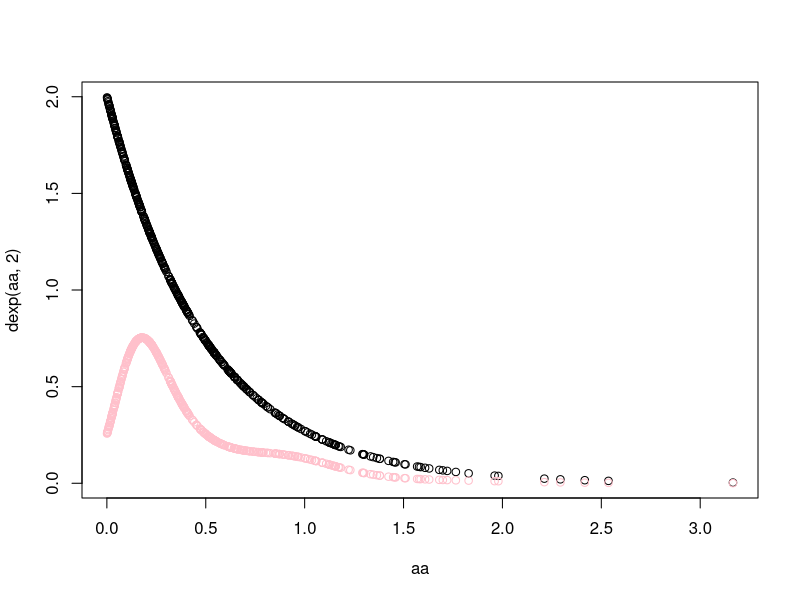
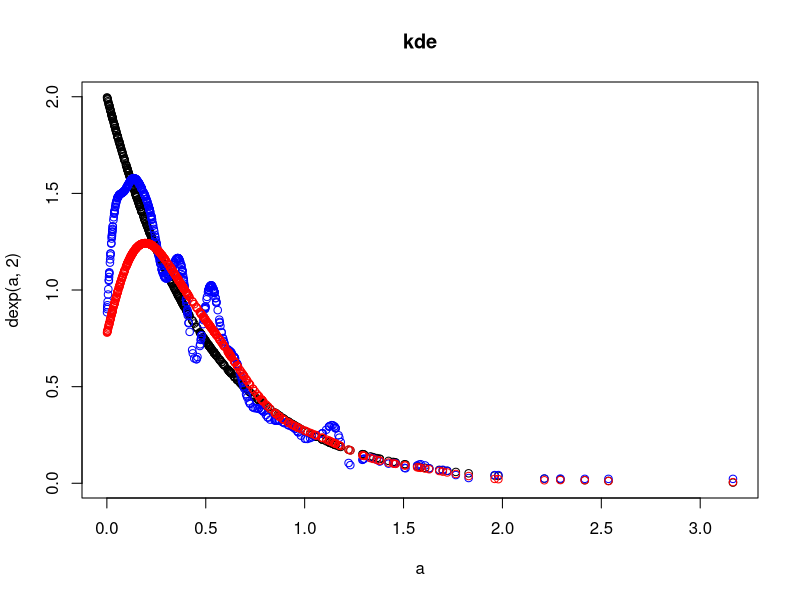
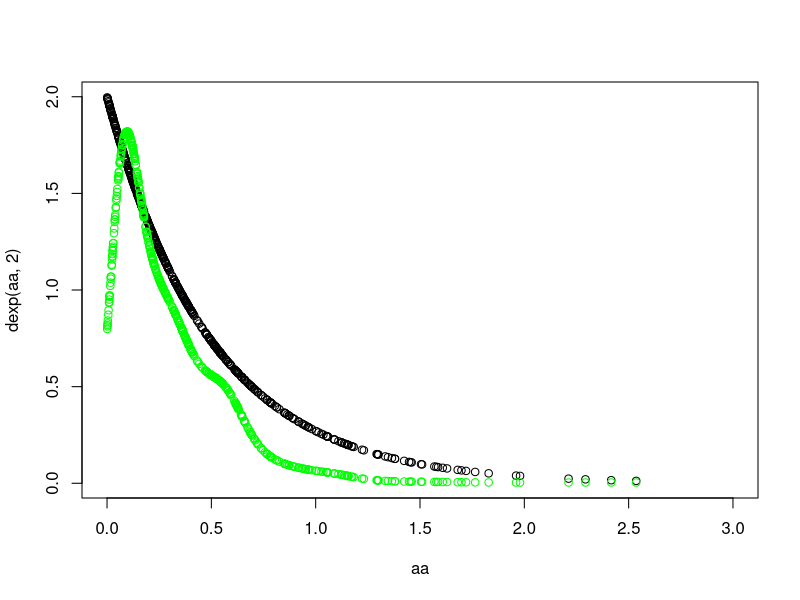
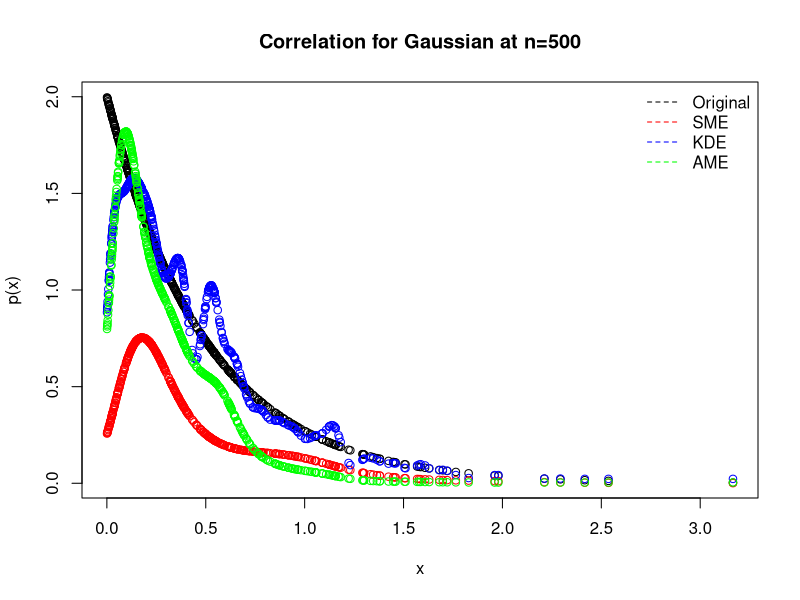
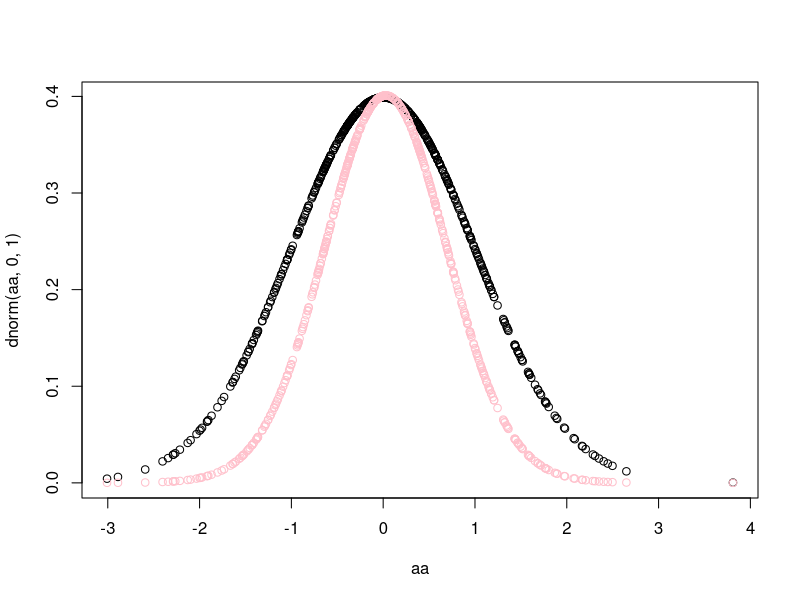
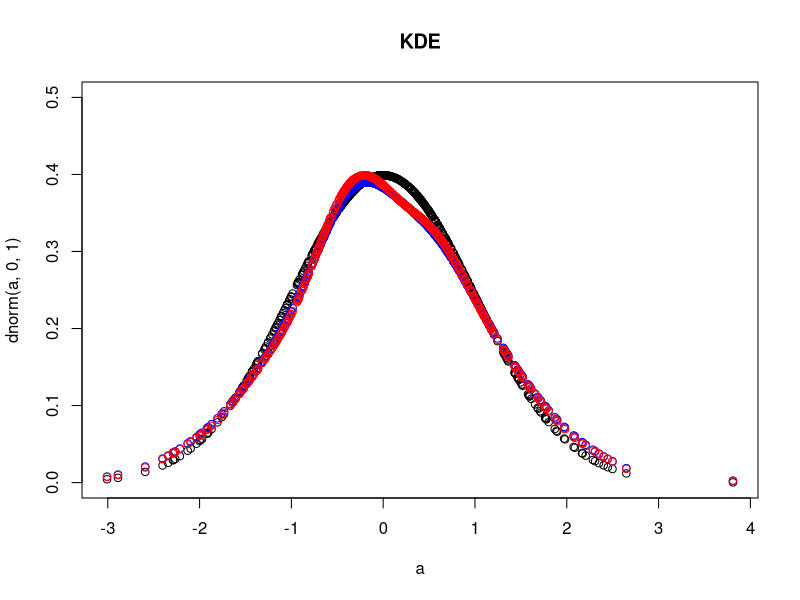
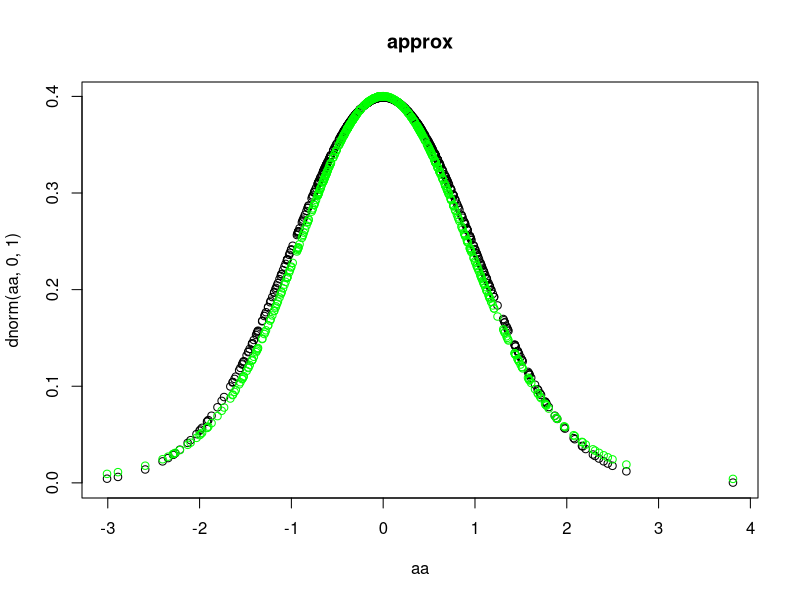
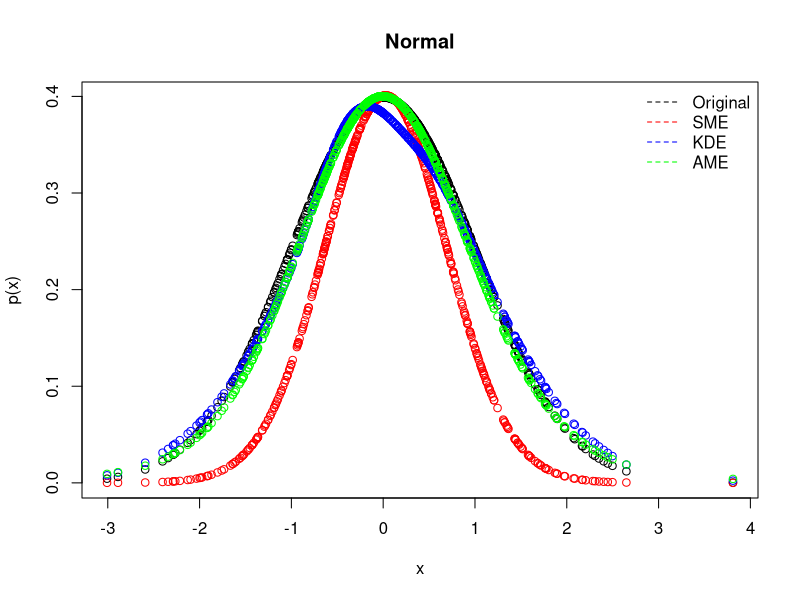

These figures' R source, in order: (Note: a time limit stopped this script after it produced the figures.)
###########exp

n=500
set.seed(1)
xa=xb=rexp(n, 2)
aa=xa
set.seed(1)
anew=rnorm(n, 0, 100)
q=anew

sme_den_exp=function(s,l,xa,aa,q)
{
  
  
  n=length(xa)
  g=matrix(NA,n,n)
  
  for(a in 1:n){
    for(b in 1:n){
      
      
      g[a,b]=exp(-s*(xa[a]-xb[b])^2)*2*(s)*(1-2*s*(xa[a]-xb[b])^2)
      
    }
  }
  
  h1=matrix(NA,n,n)
  for(a in 1:n){
    for(b in 1:n){
      
      h1[a,b]=exp(-s*(xa[a]-xb[b])^2)*4*(s^2)*(3-2*((xa[a]-xb[b])^2))*(xa[a]-xb[b])
    }
  } 
  
  h11=apply(h1,1,sum)/n
  
  h2=matrix(NA,n,n)
  for(a in 1:n){
    for(b in 1:n){
      
      
      h2[a,b]=exp(-s*(xa[a]-xb[b])^2)*2*(s)*(1-2*s*(xa[a]-xb[b])^2)
      
      
    }
  }
  
  
  
  h22=matrix(NA,n,n)
  for(a in 1:n){
    for(b in 1:n){
      
      h22[a,b]=h2[a,b]*(-xb[b]/100)
      
    }
  }  
  
  h222=apply(h22,1,sum)/n
  
  h=h11+h222
  
  
  
  inverse=solve(g+n*l*diag(1,n,n))
  beta=inverse%*%h/l
  
  
  
  k=length(aa)
  
  x1=matrix(NA,n,k)
  for(a in 1:n){
    for(b in 1:k){
      x1[a,b]=exp(-s*(xa[a]-aa[b])^2)*-2*(s)*(xa[a]-aa[b])
      
    }
  }  
  
  
  
  x11=matrix(NA,n,k)
  for(a in 1:n){
    for(b in 1:k){
      
      x11[a,b]=x1[a,b]%*%(-xa[a]/100)
    }
  }  
  
  
  xi1=apply(x11,2,sum)/n
  
  
  x22=matrix(NA,n,k)
  
  for(a in 1:n){
    for(b in 1:k){
      
      x22[a,b]=exp(-s*(xa[a]-aa[b])^2)*2*(s)*(2*s*(xa[a]-aa[b])^2-1)
      
    }
  }  
  
  
  x2=apply(x22,2,sum)/n
  
  xi2=x2
  
  xi=xi1+xi2
  
  
  bx1=matrix(NA,n,k)
  for(i in 1:n){
    for(j in 1:k){
      bx1[i,j]=beta[i]*x1[i,j]
    }
  }
  
  
  f1=-xi/l+ apply(bx1,2,sum)
  
  
  ##################for q
  k=length(q)
  x1=matrix(NA,n,k)
  for(a in 1:n){
    for(b in 1:k){
      x1[a,b]=exp(-s*(xa[a]-q[b])^2)*-2*(s)*(xa[a]-q[b])
      
    }
  }  
  
  
  
  x11=matrix(NA,n,k)
  for(a in 1:n){
    for(b in 1:k){
      
      x11[a,b]=x1[a,b]%*%(-xa[a]/100)
    }
  }  
  
  
  xi1=apply(x11,2,sum)/n
  
  
  x22=matrix(NA,n,k)
  
  for(a in 1:n){
    for(b in 1:k){
      
      x22[a,b]=exp(-s*(xa[a]-q[b])^2)*2*(s)*(2*s*(xa[a]-q[b])^2-1)
      
    }
  }  
  
  
  x2=apply(x22,2,sum)/n
  
  xi2=x2
  
  xi=xi1+xi2
  
  
  bx1=matrix(NA,n,k)
  for(i in 1:n){
    for(j in 1:k){
      bx1[i,j]=beta[i]*x1[i,j]
    }
  }
  
  
  f2=-xi/l+ apply(bx1,2,sum)
  
  deno=mean(exp(f2))
  
  p=exp(f1)*(dnorm(aa,0,100))/deno
  plot(aa,dexp(aa,2))
  points(aa,p,col="pink")
  
  cv=list(sum(((p-(dexp(aa,2)))^2)/length(p)),p)
  return(cv)
  
}
fit_exp=sme_den_exp(s=1,l=1/1000,xa=xa,aa=xa,q=anew) 


kde=function(n,h)
{
  set.seed(1)
  x=rexp(n,2)
  
  
  h1=1.06*((var(x))^.5)*n^(-1/5)
  
  a=x
  
  
  
  f=matrix(NA,n,1)
  for(i in 1:n){
    
    f[i]=sum(exp(-0.5*((a[i]-x)/h)^2))/(n*h*sqrt(2*pi))
    
  }
  
  f1=matrix(NA,n,1)
  for(i in 1:n){
    
    f1[i]=sum(exp(-0.5*((a[i]-x)/h1)^2))/(n*h1*sqrt(2*pi))
    
  }
  
  
  
  
  plot(a,dexp(a,2),main="kde")
  points(a,f,col="blue")
  points(a,f1,col="red")
  cv1=sum(((f-(dexp(a,2)))^2)/length(f))
  cv2=sum(((f1-(dexp(a,2)))^2)/length(f))
  cv=list(cv1,cv2,f,f1)
  return(cv)
  
}


try1=kde(n=500,h=.035)


aexp=function(n,s,l)
{
  set.seed(1)
  xa=rexp(n,2)
  aa=xa
  k1=matrix(NA,n,n)
  for (i in 1:n){
    for (j in 1:n){
      k1[i,j]=-2*s*(xa[i]-xa[j])*exp(-s*(xa[i]-xa[j])^2)
    }
  }
  
  a=matrix(NA,n,n)
  for (i in 1:n){
    for (j in 1:n){
      a[i,j]=sum(k1[,i]*k1[,j])/n
    }
  }
  
  k2=matrix(NA,n,n)
  for (i in 1:n){
    for (j in 1:n){
      k2[i,j]=2*s*(2*s*(xa[i]-xa[j])^2-1)*exp(-s*(xa[i]-xa[j])^2)
    }
  }
  
  
  q1=-xa/100
  
  b=matrix(NA,n,1)
  for (i in 1:n){
    b[i]=sum(k2[,i]+q1[i]*k1[,i])/n
  }
  
  
  al=-solve(a+l*diag(1,n,n))%*%b
  
  sa=length(aa)
  
  kx=matrix(NA,sa,n)
  for (i in 1:sa){
    for (j in 1:n){
      kx[i,j]=exp(-s*(aa[i]-xa[j])^2)
    }
  }
  
  
  
  ff=matrix(NA,sa,n)
  for (i in 1:sa){
    for (j in 1:n){
      ff[i,j]=al[j]*kx[i,j]
    }
  }
  
  f1=apply(ff,1,sum)
  
  
  set.seed(10)
  daa=rnorm(1000,0,100)
  ee=length(daa)
  dkx=matrix(NA,ee,n)
  for (i in 1:ee){
    for (j in 1:n){
      dkx[i,j]=exp(-s*(daa[i]-xa[j])^2)
    }
  }
  
  
  
  dff=matrix(NA,ee,n)
  for (i in 1:ee){
    for (j in 1:n){
      dff[i,j]=al[j]*dkx[i,j]
    }
  }
  
  df1=apply(dff,1,sum)
  
  
  
  deno=mean(exp(df1))
  #infinity
  
  p=exp(f1)*dnorm(aa,0,100)/deno
  
  plot(aa,dexp(aa,2),xlim=c(0,3))
  points(aa,p,col="green")
  
  cv3=list(sum(((p-(dexp(aa,2)))^2)/length(p)),p)
  return(cv3)
}

try=aexp(n=500,s=30,l=6)


plot(aa,dexp(aa,2),ylab = "p(x)",xlab = "x",main = "Correlation for Gaussian at n=500")
points(aa,fit_exp[[2]],col="red")
points(aa,try1[[3]],col="blue")
points(aa,try[[2]],col="green")



legend("topright",bty="n",legend=c("Original","SME","KDE","AME"),
       lty=c(2,2),col=c("black","red","blue","green"))

fit_exp[[1]]
try1[[1]]
try1[[2]]
try[[1]]


###########nor



n=500
set.seed(1)
xa=xb=rnorm(n,0,1)
aa=xa
set.seed(1)
anew=rnorm(n, 0, 100)
q=anew

den_normal=function(s,l,xa,aa,q)
{
  
  
  n=length(xa)
  g=matrix(NA,n,n)
  
  for(a in 1:n){
    for(b in 1:n){
      
      
      g[a,b]=exp(-s*(xa[a]-xb[b])^2)*2*(s)*(1-2*s*(xa[a]-xb[b])^2)
      
    }
  }
  
  h1=matrix(NA,n,n)
  for(a in 1:n){
    for(b in 1:n){
      
      h1[a,b]=exp(-s*(xa[a]-xb[b])^2)*4*(s^2)*(3-2*((xa[a]-xb[b])^2))*(xa[a]-xb[b])
    }
  } 
  
  h11=apply(h1,1,sum)/n
  
  h2=matrix(NA,n,n)
  for(a in 1:n){
    for(b in 1:n){
      
      
      h2[a,b]=exp(-s*(xa[a]-xb[b])^2)*2*(s)*(1-2*s*(xa[a]-xb[b])^2)
      
      
    }
  }
  
  
  
  h22=matrix(NA,n,n)
  for(a in 1:n){
    for(b in 1:n){
      
      h22[a,b]=h2[a,b]*(-xb[b]/100)
      
    }
  }  
  
  h222=apply(h22,1,sum)/n
  
  h=h11+h222
  
  
  
  inverse=solve(g+n*l*diag(1,n,n))
  beta=inverse%*%h/l
  
  
  
  k=length(aa)
  
  x1=matrix(NA,n,k)
  for(a in 1:n){
    for(b in 1:k){
      x1[a,b]=exp(-s*(xa[a]-aa[b])^2)*-2*(s)*(xa[a]-aa[b])
      
    }
  }  
  
  
  
  x11=matrix(NA,n,k)
  for(a in 1:n){
    for(b in 1:k){
      
      x11[a,b]=x1[a,b]%*%(-xa[a]/100)
    }
  }  
  
  
  xi1=apply(x11,2,sum)/n
  
  
  x22=matrix(NA,n,k)
  
  for(a in 1:n){
    for(b in 1:k){
      
      x22[a,b]=exp(-s*(xa[a]-aa[b])^2)*2*(s)*(2*s*(xa[a]-aa[b])^2-1)
      
    }
  }  
  
  
  x2=apply(x22,2,sum)/n
  
  xi2=x2
  
  xi=xi1+xi2
  
  
  bx1=matrix(NA,n,k)
  for(i in 1:n){
    for(j in 1:k){
      bx1[i,j]=beta[i]*x1[i,j]
    }
  }
  
  
  f1=-xi/l+ apply(bx1,2,sum)
  
  
  ##################for q
  k=length(q)
  x1=matrix(NA,n,k)
  for(a in 1:n){
    for(b in 1:k){
      x1[a,b]=exp(-s*(xa[a]-q[b])^2)*-2*(s)*(xa[a]-q[b])
      
    }
  }  
  
  
  
  x11=matrix(NA,n,k)
  for(a in 1:n){
    for(b in 1:k){
      
      x11[a,b]=x1[a,b]%*%(-xa[a]/100)
    }
  }  
  
  
  xi1=apply(x11,2,sum)/n
  
  
  x22=matrix(NA,n,k)
  
  for(a in 1:n){
    for(b in 1:k){
      
      x22[a,b]=exp(-s*(xa[a]-q[b])^2)*2*(s)*(2*s*(xa[a]-q[b])^2-1)
      
    }
  }  
  
  
  x2=apply(x22,2,sum)/n
  
  xi2=x2
  
  xi=xi1+xi2
  
  
  bx1=matrix(NA,n,k)
  for(i in 1:n){
    for(j in 1:k){
      bx1[i,j]=beta[i]*x1[i,j]
    }
  }
  
  
  f2=-xi/l+ apply(bx1,2,sum)
  
  deno=mean(exp(f2))
  
  p=exp(f1)*(dnorm(aa,0,100))/deno
  plot(aa,dnorm(aa,0,1))
  points(aa,p,col="pink")
  
  cv=list(sum(((p-(dnorm(aa,0,1)))^2)/length(p)),p)
  return(cv)
  
}
fit_normal=den_normal(s=1/50,l=1/220,xa=xa,aa=xa,q=anew) 

kde=function(n,h)
{
  set.seed(1)
  x=rnorm(n,0,1)
  
  
  h1=1.06*((var(x))^.5)*n^(-1/5)
  
  a=x
  
  
  
  f=matrix(NA,n,1)
  for(i in 1:n){
    
    f[i]=sum(exp(-0.5*((a[i]-x)/h)^2))/(n*h*sqrt(2*pi))
    
  }
  
  f1=matrix(NA,n,1)
  for(i in 1:n){
    
    f1[i]=sum(exp(-0.5*((a[i]-x)/h1)^2))/(n*h1*sqrt(2*pi))
    
  }
  
  
  
  
  plot(a,dnorm(a,0,1),ylim=c(0,.5),main="KDE")
  points(a,f,col="blue")
  points(a,f1,col="red")
  cv1=sum(((f-(dnorm(a,0,1)))^2)/length(f))
  cv2=sum(((f1-(dnorm(a,0,1)))^2)/length(f))
  cv=list(cv1,cv2,f,f1)
  return(cv)
  
}


try1=kde(n=500,h=.35)




anorm=function(n,s,l)
{
  set.seed(1)
  xa=rnorm(n,0,1)
  aa=xa
  k1=matrix(NA,n,n)
  for (i in 1:n){
    for (j in 1:n){
      k1[i,j]=-2*s*(xa[i]-xa[j])*exp(-s*(xa[i]-xa[j])^2)
    }
  }
  
  a=matrix(NA,n,n)
  for (i in 1:n){
    for (j in 1:n){
      a[i,j]=sum(k1[,i]*k1[,j])/n
    }
  }
  
  k2=matrix(NA,n,n)
  for (i in 1:n){
    for (j in 1:n){
      k2[i,j]=2*s*(2*s*(xa[i]-xa[j])^2-1)*exp(-s*(xa[i]-xa[j])^2)
    }
  }
  
  
  q1=-xa/100
  
  b=matrix(NA,n,1)
  for (i in 1:n){
    b[i]=sum(k2[,i]+q1[i]*k1[,i])/n
  }
  
  
  al=-solve(a+l*diag(1,n,n))%*%b
  
  sa=length(aa)
  
  kx=matrix(NA,sa,n)
  for (i in 1:sa){
    for (j in 1:n){
      kx[i,j]=exp(-s*(aa[i]-xa[j])^2)
    }
  }
  
  
  
  ff=matrix(NA,sa,n)
  for (i in 1:sa){
    for (j in 1:n){
      ff[i,j]=al[j]*kx[i,j]
    }
  }
  
  f1=apply(ff,1,sum)
  
  
  set.seed(10)
  daa=rnorm(1000,0,100)
  ee=length(daa)
  dkx=matrix(NA,ee,n)
  for (i in 1:ee){
    for (j in 1:n){
      dkx[i,j]=exp(-s*(daa[i]-xa[j])^2)
    }
  }
  
  
  
  dff=matrix(NA,ee,n)
  for (i in 1:ee){
    for (j in 1:n){
      dff[i,j]=al[j]*dkx[i,j]
    }
  }
  
  df1=apply(dff,1,sum)
  
  
  
  deno=mean(exp(df1))
  #infinity
  
  p=exp(f1)*dnorm(aa,0,100)/deno
  
  plot(aa,dnorm(aa,0,1),main = "approx")
  points(aa,p,col="green")
  
  cv=list(sum(((p-(dnorm(aa,0,1)))^2)/length(p)),p)
  return(cv)
}


try2=anorm(n=500,s=1/4,l=1/3.2)



plot(aa,dnorm(aa,0,1),ylab = "p(x)",xlab = "x",main = "Normal")
points(aa,fit_normal[[2]],col="red")
points(aa,try1[[3]],col="blue")
points(aa,try2[[2]],col="green")



legend("topright",bty="n",legend=c("Original","SME","KDE","AME"),
       lty=c(2,2),col=c("black","red","blue","green"))

fit_exp[[1]]
try1[[1]]
try1[[2]]
try2[[1]]




#####cacuhy


kde=function(n,h)
{
  set.seed(1)
  x=rcauchy(n,0,2)
  
  
  h1=1.06*((var(x))^.5)*n^(-1/5)
  a=x
  aa=x
  
  
  
  f=matrix(NA,n,1)
  for(i in 1:n){
    
    f[i]=sum(exp(-0.5*((a[i]-x)/h)^2))/(n*h*sqrt(2*pi))
    
  }
  
  f1=matrix(NA,n,1)
  for(i in 1:n){
    
    f1[i]=sum(exp(-0.5*((a[i]-x)/h1)^2))/(n*h1*sqrt(2*pi))
    
  }
  
  
  
  
  plot(a,dcauchy(a,0,2),ylim=c(0,.25),xlim=c(-10,10),main="kde")
  points(aa,f,col="blue")
  points(a,f1,col="red")
  cv1=sum(((f-(dcauchy(a,0,2)))^2)/length(f))
  cv2=sum(((f1-(dcauchy(a,0,2)))^2)/length(f))
  cv=list(cv1,cv2,f,f1)
  return(cv)
  
}


try1=kde(n=500,h=.46)





anorm=function(n,s,l)
{
  set.seed(1)
  xa=rcauchy(n,0,2)
  aa=xa
  k1=matrix(NA,n,n)
  for (i in 1:n){
    for (j in 1:n){
      k1[i,j]=-2*s*(xa[i]-xa[j])*exp(-s*(xa[i]-xa[j])^2)
    }
  }
  
  a=matrix(NA,n,n)
  for (i in 1:n){
    for (j in 1:n){
      a[i,j]=sum(k1[,i]*k1[,j])/n
    }
  }
  
  k2=matrix(NA,n,n)
  for (i in 1:n){
    for (j in 1:n){
      k2[i,j]=2*s*(2*s*(xa[i]-xa[j])^2-1)*exp(-s*(xa[i]-xa[j])^2)
    }
  }
  
  
  q1=-xa/100
  
  b=matrix(NA,n,1)
  for (i in 1:n){
    b[i]=sum(k2[,i]+q1[i]*k1[,i])/n
  }
  
  
  al=-solve(a+l*diag(1,n,n))%*%b
  
  sa=length(aa)
  
  kx=matrix(NA,sa,n)
  for (i in 1:sa){
    for (j in 1:n){
      kx[i,j]=exp(-s*(aa[i]-xa[j])^2)
    }
  }
  
  
  
  ff=matrix(NA,sa,n)
  for (i in 1:sa){
    for (j in 1:n){
      ff[i,j]=al[j]*kx[i,j]
    }
  }
  
  f1=apply(ff,1,sum)
  
  
  set.seed(10)
  daa=rnorm(1000,0,100)
  ee=length(daa)
  dkx=matrix(NA,ee,n)
  for (i in 1:ee){
    for (j in 1:n){
      dkx[i,j]=exp(-s*(daa[i]-xa[j])^2)
    }
  }
  
  
  
  dff=matrix(NA,ee,n)
  for (i in 1:ee){
    for (j in 1:n){
      dff[i,j]=al[j]*dkx[i,j]
    }
  }
  
  df1=apply(dff,1,sum)
  
  
  
  deno=mean(exp(df1))
  #infinity
  
  p=exp(f1)*dnorm(aa,0,100)/deno
  
  plot(aa,dcauchy(aa,0,2),xlim=c(-10,10),main = "approx")
  points(aa,p,col="green")
  
  cv=list(sum(((p-(dcauchy(aa,0,2)))^2)/length(p)),p)
  
}


try=anorm(n=500,s=1/10,l=1/25)




den_cauchy=function(s,l,xa,aa,q)
{
  
  
  n=length(xa)
  g=matrix(NA,n,n)
  
  for(a in 1:n){
    for(b in 1:n){
      
      
      g[a,b]=exp(-s*(xa[a]-xb[b])^2)*2*(s)*(1-2*s*(xa[a]-xb[b])^2)
      
    }
  }
  
  h1=matrix(NA,n,n)
  for(a in 1:n){
    for(b in 1:n){
      
      h1[a,b]=exp(-s*(xa[a]-xb[b])^2)*4*(s^2)*(3-2*((xa[a]-xb[b])^2))*(xa[a]-xb[b])
    }
  } 
  
  h11=apply(h1,1,sum)/n
  
  h2=matrix(NA,n,n)
  for(a in 1:n){
    for(b in 1:n){
      
      
      h2[a,b]=exp(-s*(xa[a]-xb[b])^2)*2*(s)*(1-2*s*(xa[a]-xb[b])^2)
      
      
    }
  }
  
  
  
  h22=matrix(NA,n,n)
  for(a in 1:n){
    for(b in 1:n){
      
      h22[a,b]=h2[a,b]*(-xb[b]/100)
      
    }
  }  
  
  h222=apply(h22,1,sum)/n
  
  h=h11+h222
  
  
  
  inverse=solve(g+n*l*diag(1,n,n))
  beta=inverse%*%h/l
  
  
  
  k=length(aa)
  
  x1=matrix(NA,n,k)
  for(a in 1:n){
    for(b in 1:k){
      x1[a,b]=exp(-s*(xa[a]-aa[b])^2)*-2*(s)*(xa[a]-aa[b])
      
    }
  }  
  
  
  
  x11=matrix(NA,n,k)
  for(a in 1:n){
    for(b in 1:k){
      
      x11[a,b]=x1[a,b]%*%(-xa[a]/100)
    }
  }  
  
  
  xi1=apply(x11,2,sum)/n
  
  
  x22=matrix(NA,n,k)
  
  for(a in 1:n){
    for(b in 1:k){
      
      x22[a,b]=exp(-s*(xa[a]-aa[b])^2)*2*(s)*(2*s*(xa[a]-aa[b])^2-1)
      
    }
  }  
  
  
  x2=apply(x22,2,sum)/n
  
  xi2=x2
  
  xi=xi1+xi2
  
  
  bx1=matrix(NA,n,k)
  for(i in 1:n){
    for(j in 1:k){
      bx1[i,j]=beta[i]*x1[i,j]
    }
  }
  
  
  f1=-xi/l+ apply(bx1,2,sum)
  
  
  ##################for q
  k=length(q)
  x1=matrix(NA,n,k)
  for(a in 1:n){
    for(b in 1:k){
      x1[a,b]=exp(-s*(xa[a]-q[b])^2)*-2*(s)*(xa[a]-q[b])
      
    }
  }  
  
  
  
  x11=matrix(NA,n,k)
  for(a in 1:n){
    for(b in 1:k){
      
      x11[a,b]=x1[a,b]%*%(-xa[a]/100)
    }
  }  
  
  
  xi1=apply(x11,2,sum)/n
  
  
  x22=matrix(NA,n,k)
  
  for(a in 1:n){
    for(b in 1:k){
      
      x22[a,b]=exp(-s*(xa[a]-q[b])^2)*2*(s)*(2*s*(xa[a]-q[b])^2-1)
      
    }
  }  
  
  
  x2=apply(x22,2,sum)/n
  
  xi2=x2
  
  xi=xi1+xi2
  
  
  bx1=matrix(NA,n,k)
  for(i in 1:n){
    for(j in 1:k){
      bx1[i,j]=beta[i]*x1[i,j]
    }
  }
  
  
  f2=-xi/l+ apply(bx1,2,sum)
  
  deno=mean(exp(f2))
  
  p=exp(f1)*(dnorm(aa,0,100))/deno
  plot(aa,dcauchy(aa,0,2),xlim=c(-10,10))
  points(aa,p,col="pink")
  
  cv=list(sum(((p-(dcauchy(aa,0,2)))^2)/length(p)),p)
  return(cv)
  
}

fit_cauchy3=den_cauchy(l=1/30,s=1/52,xa=xa,aa=xa,q=anew) 



plot(aa,dcauchy(aa,0,2),ylab = "p(x)",xlab = "x",main = "Cauchy",xlim = c(-10,10))
points(aa,fit_cauchy3[[2]],col="red")
points(aa,try1[[3]],col="blue")
points(aa,try[[2]],col="green")



legend("topright",bty="n",legend=c("Original","SME","KDE","AME"),
       lty=c(2,2),col=c("black","red","blue","green"))

fit_exp[[1]]
try1[[1]]
try1[[2]]
try2[[1]]






######mix normal


kde=function(n,h)
{
  set.seed(1)
  
  x1=rnorm(n/2,0,1)
  set.seed(1)
  x2=rnorm(n/2,4,2)
  
  x=c(x1,x2)
  
  h1=1.06*((var(x))^.5)*n^(-1/5)
  
  a=x
  
  
  
  f=matrix(NA,n,1)
  for(i in 1:n){
    
    f[i]=sum(exp(-0.5*((a[i]-x)/h)^2))/(n*h*sqrt(2*pi))
    
  }
  
  f1=matrix(NA,n,1)
  for(i in 1:n){
    
    f1[i]=sum(exp(-0.5*((a[i]-x)/h1)^2))/(n*h1*sqrt(2*pi))
    
  }
  
  
  
  
  plot(a,.5*dnorm(a,0,1) +.5*dnorm(a,4,2),main="kde")
  points(a,f,col="blue")
  points(a,f1,col="red")
  cv1=sum(((f-(.5*dnorm(a,0,1) +.5*dnorm(a,4,2)))^2)/length(f))
  cv2=sum(((f1-(.5*dnorm(a,0,1) +.5*dnorm(a,4,2)))^2)/length(f))
  cv=list(cv1,cv2,f,f1)
  return(cv)
  
}


try4=kde(n=500,h=.46)


anorm=function(n,s,l)
{
  set.seed(1)
  x1=rnorm(n/2,0,1)
  set.seed(1)
  x2=rnorm(n/2,4,2)
  
  xa=c(x1,x2)
  aa=xa
  k1=matrix(NA,n,n)
  for (i in 1:n){
    for (j in 1:n){
      k1[i,j]=-2*s*(xa[i]-xa[j])*exp(-s*(xa[i]-xa[j])^2)
    }
  }
  
  a=matrix(NA,n,n)
  for (i in 1:n){
    for (j in 1:n){
      a[i,j]=sum(k1[,i]*k1[,j])/n
    }
  }
  
  k2=matrix(NA,n,n)
  for (i in 1:n){
    for (j in 1:n){
      k2[i,j]=2*s*(2*s*(xa[i]-xa[j])^2-1)*exp(-s*(xa[i]-xa[j])^2)
    }
  }
  
  
  q1=-xa/100
  
  b=matrix(NA,n,1)
  for (i in 1:n){
    b[i]=sum(k2[,i]+q1[i]*k1[,i])/n
  }
  
  
  al=-solve(a+l*diag(1,n,n))%*%b
  
  sa=length(aa)
  
  kx=matrix(NA,sa,n)
  for (i in 1:sa){
    for (j in 1:n){
      kx[i,j]=exp(-s*(aa[i]-xa[j])^2)
    }
  }
  
  
  
  ff=matrix(NA,sa,n)
  for (i in 1:sa){
    for (j in 1:n){
      ff[i,j]=al[j]*kx[i,j]
    }
  }
  
  f1=apply(ff,1,sum)
  
  
  set.seed(10)
  daa=rnorm(1000,0,100)
  ee=length(daa)
  dkx=matrix(NA,ee,n)
  for (i in 1:ee){
    for (j in 1:n){
      dkx[i,j]=exp(-s*(daa[i]-xa[j])^2)
    }
  }
  
  
  
  dff=matrix(NA,ee,n)
  for (i in 1:ee){
    for (j in 1:n){
      dff[i,j]=al[j]*dkx[i,j]
    }
  }
  
  df1=apply(dff,1,sum)
  
  
  
  deno=mean(exp(df1))
  #infinity
  
  p=exp(f1)*(dnorm(aa,0,100))/deno
  
  plot(aa,(.5*dnorm(aa,0,1) +.5*dnorm(aa,4,2)),ylim=c(0,.25))
  points(aa,p,col="green")
  
  cv=list(sum(((p-(.5*dnorm(aa,0,1) +.5*dnorm(aa,4,2)))^2)/length(p)),p)
  return(cv)
}


try=anorm(n=500,s=1/4,l=1/10)


den_mix=function(s,l,xa,aa,q)
{
  
  
  n=length(xa)
  g=matrix(NA,n,n)
  
  for(a in 1:n){
    for(b in 1:n){
      
      
      g[a,b]=exp(-s*(xa[a]-xb[b])^2)*2*(s)*(1-2*s*(xa[a]-xb[b])^2)
      
    }
  }
  
  h1=matrix(NA,n,n)
  for(a in 1:n){
    for(b in 1:n){
      
      h1[a,b]=exp(-s*(xa[a]-xb[b])^2)*4*(s^2)*(3-2*((xa[a]-xb[b])^2))*(xa[a]-xb[b])
    }
  } 
  
  h11=apply(h1,1,sum)/n
  
  h2=matrix(NA,n,n)
  for(a in 1:n){
    for(b in 1:n){
      
      
      h2[a,b]=exp(-s*(xa[a]-xb[b])^2)*2*(s)*(1-2*s*(xa[a]-xb[b])^2)
      
      
    }
  }
  
  
  
  h22=matrix(NA,n,n)
  for(a in 1:n){
    for(b in 1:n){
      
      h22[a,b]=h2[a,b]*(-xb[b]/100)
      
    }
  }  
  
  h222=apply(h22,1,sum)/n
  
  h=h11+h222
  
  
  
  inverse=solve(g+n*l*diag(1,n,n))
  beta=inverse%*%h/l
  
  
  
  k=length(aa)
  
  x1=matrix(NA,n,k)
  for(a in 1:n){
    for(b in 1:k){
      x1[a,b]=exp(-s*(xa[a]-aa[b])^2)*-2*(s)*(xa[a]-aa[b])
      
    }
  }  
  
  
  
  x11=matrix(NA,n,k)
  for(a in 1:n){
    for(b in 1:k){
      
      x11[a,b]=x1[a,b]%*%(-xa[a]/100)
    }
  }  
  
  
  xi1=apply(x11,2,sum)/n
  
  
  x22=matrix(NA,n,k)
  
  for(a in 1:n){
    for(b in 1:k){
      
      x22[a,b]=exp(-s*(xa[a]-aa[b])^2)*2*(s)*(2*s*(xa[a]-aa[b])^2-1)
      
    }
  }  
  
  
  x2=apply(x22,2,sum)/n
  
  xi2=x2
  
  xi=xi1+xi2
  
  
  bx1=matrix(NA,n,k)
  for(i in 1:n){
    for(j in 1:k){
      bx1[i,j]=beta[i]*x1[i,j]
    }
  }
  
  
  f1=-xi/l+ apply(bx1,2,sum)
  
  
  ##################for q
  k=length(q)
  x1=matrix(NA,n,k)
  for(a in 1:n){
    for(b in 1:k){
      x1[a,b]=exp(-s*(xa[a]-q[b])^2)*-2*(s)*(xa[a]-q[b])
      
    }
  }  
  
  
  
  x11=matrix(NA,n,k)
  for(a in 1:n){
    for(b in 1:k){
      
      x11[a,b]=x1[a,b]%*%(-xa[a]/100)
    }
  }  
  
  
  xi1=apply(x11,2,sum)/n
  
  
  x22=matrix(NA,n,k)
  
  for(a in 1:n){
    for(b in 1:k){
      
      x22[a,b]=exp(-s*(xa[a]-q[b])^2)*2*(s)*(2*s*(xa[a]-q[b])^2-1)
      
    }
  }  
  
  
  x2=apply(x22,2,sum)/n
  
  xi2=x2
  
  xi=xi1+xi2
  
  
  bx1=matrix(NA,n,k)
  for(i in 1:n){
    for(j in 1:k){
      bx1[i,j]=beta[i]*x1[i,j]
    }
  }
  
  
  f2=-xi/l + apply(bx1,2,sum)
  
  deno=mean(exp(f2))
  
  p=exp(f1)*(dnorm(aa,0,100))/deno
  plot(aa,.5*dnorm(aa,0,1)+.5*dnorm(aa,4,2))
  points(aa,p,col="pink")
  
  cv=list(sum(((p-(.5*dnorm(aa,0,1)+.5*dnorm(aa,4,2)))^2))/length(p),p)
  return(cv)
  
}

fit_mix=den_mix(s=1,l=1/100000,xa=xa,aa=xa,q=anew) 

plot(aa,(.5*dnorm(aa,0,1) +.5*dnorm(aa,4,2)),ylab = "PDF",xlab = "Range",main = "Mix Normal")
points(aa,fit_mix[[2]],col="red")
points(aa,try4[[3]],col="blue")
points(aa,try[[2]],col="green")

legend("topright",bty="n",legend=c("Original","SME","KDE","AME"),
       lty=c(2,2),col=c("black","red","blue","green"))

fit_mix[[1]]
try4[[1]]
try4[[2]]
try[[1]]
